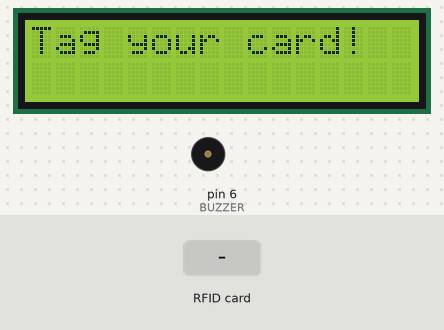
Simulated run of this sketch. Board: Arduino Uno, built with avr-gcc and run on an emulated ATmega328P. On the bench: 16×2 character LCD, buzzer (waves = sounding). The inputs (shaded band) are chosen by the test bench. What the sketch prints to the serial monitor is not drawn.

Above: at 1.3 s.
1.4 s: RFID card 10 52 17 12 31 43 held to the reader
At 2.6 s:
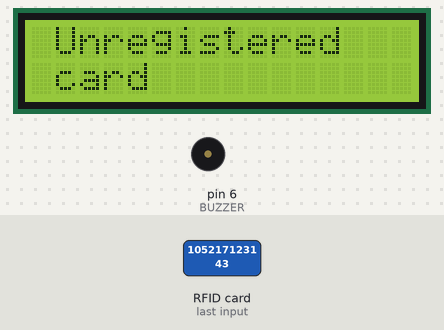
4.4 s: RFID card 10 52 17 12 31 43 held to the reader
At 5.9 s:
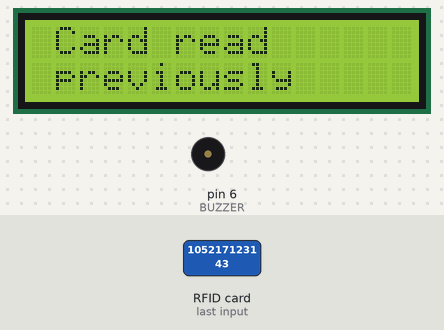
7.4 s: RFID card 10 15 02 46 63 held to the reader
At 10.2 s:
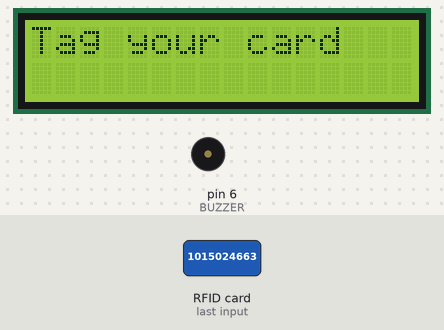
10.4 s: RFID card 5E 7A 19 C4 held to the reader
At 11.8 s:
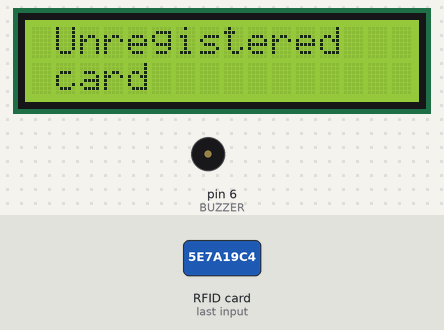
Timing chart, 0 to 13.4 s (numbered marks = the images above; inputs shaded):
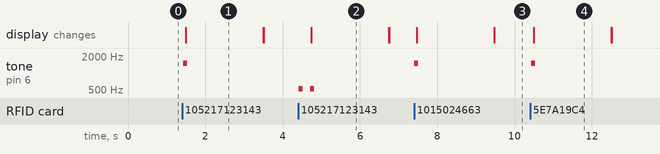

The sketch:

RFID_____________.ino
```cpp
#include <SPI.h>
#include <MFRC522.h>
#include <LiquidCrystal_I2C.h>

LiquidCrystal_I2C lcd(0x27, 16, 2);

#define SS_PIN 10 //SPI통신을 위한 SS(chip select)핀 설정
#define RST_PIN 9 //리셋 핀 설정
#define BUZZER 6 //버저가 연결된 핀

MFRC522 rfid(SS_PIN, RST_PIN); // rfid 이름으로 클래스 객체 선언

MFRC522::MIFARE_Key key;

byte nuidPICC[4];//카드 ID들을 저장(비교)하기 위한 배열(변수)선언

void setup() {
  Serial.begin(9600);
  SPI.begin(); // Init SPI bus
  rfid.PCD_Init(); // Init MFRC522
  pinMode(BUZZER, OUTPUT); //버저 핀 설정

  lcd.init();
  lcd.backlight();
  lcd.clear();
  lcd.setCursor(1,0);
  lcd.print("Hello, world!");

  for (byte i = 0; i < 6; i++) { //ID값 초기화
    key.keyByte[i] = 0xFF;
  }

  //plx-daq명령어
  Serial.println("CLEARDATA");
  Serial.println("LABEL, time, studentID, major, name");

}


void loop() {
  lcd.setCursor(0,0);
  lcd.print("Tag your card");

  // 새 카드 접촉이 있을 때만 다음 단계로 넘어감
  if ( ! rfid.PICC_IsNewCardPresent())
    return;

  // 카드 읽힘이 제대로 되면 다음으로 넘어감
  if ( ! rfid.PICC_ReadCardSerial())
    return;

  //현재 접촉되는 카드 타입을 읽어와 모니터에 표시
  Serial.print(F("PICC type: "));
  MFRC522::PICC_Type piccType = rfid.PICC_GetType(rfid.uid.sak);
  Serial.println(rfid.PICC_GetTypeName(piccType));

  // MIFARE 방식의 카드인지 확인
  if (piccType != MFRC522::PICC_TYPE_MIFARE_MINI &&
    piccType != MFRC522::PICC_TYPE_MIFARE_1K &&
    piccType != MFRC522::PICC_TYPE_MIFARE_4K) {
    Serial.println(F("Your tag is not of type MIFARE Classic."));
    return;
  }

  // 새 카드가 인식된 경우
  if (rfid.uid.uidByte[0] != nuidPICC[0] ||
    rfid.uid.uidByte[1] != nuidPICC[1] ||
    rfid.uid.uidByte[2] != nuidPICC[2] ||
    rfid.uid.uidByte[3] != nuidPICC[3] ) {
      Serial.println(F("A new card has been detected."));
      tone(BUZZER, 1500, 100);

      String id;

     // 고유아이디(UID)값을 저장
      for (byte i = 0; i < 4; i++) {
        nuidPICC[i] = rfid.uid.uidByte[i];
        id += String(rfid.uid.uidByte[i]);
      };

      Serial.println("id: " + id);


      // 학생정보
      if(id.compareTo("105217123143")==0)
        printOnExcel("201904005", "ComputerSoftware", "KimSumin");
      else if(id.compareTo("93122138174")==0)
        printOnExcel("201904001", "ComputerSoftware", "Kang Minju");
       else if(id.compareTo("1015024663")==0)
        printOnExcel("201704025", "ComputerSoftware", "Jung Jiwon");
      else{
        Serial.println("등록되지 않은 카드입니다.");
        lcd.clear();
        lcd.setCursor(1,0);
        lcd.print("Unregistered");
        lcd.setCursor(1,1);
        lcd.print("card");
        delay(2000);
        lcd.clear();
      }

  }
  //연속으로 동일한 카드를 접촉하면 다른 처리 없이 '이미 인식된 카드'라는 메세지를 출력
  else {
    Serial.println(F("Card read previously."));

    //에러음 출력
    tone(BUZZER, 523, 100);
    delay(300);
    tone(BUZZER, 523, 100);

    //이미 등록된 카드라고 lcd에 출력
    lcd.clear();
    lcd.setCursor(1,0);
    lcd.print("Card read");
    lcd.setCursor(1,1);
    lcd.print("previously");
    delay(2000);
    lcd.clear();
  }

  // Halt PICC
  rfid.PICC_HaltA();

  // Stop encryption on PCD
  rfid.PCD_StopCrypto1();
}

//엑셀에 출석정보를 등록시키는 명령어를 출력하고 lcd에 환영문구를 띄움
void printOnExcel(String studentID, String major, String sname){
  Serial.print("DATA,TIME,");
  Serial.print(studentID + ",");
  Serial.print(major + ",");
  Serial.println(sname + ",");

  lcd.clear();
  lcd.setCursor(1,0);
  lcd.print("Welcome");
  lcd.setCursor(0,1);
  lcd.print(sname);
  delay(2000);
  lcd.clear();

}
```

Measured:
- after the input at 1.4 s, tone on pin 6 (BUZZER): silent → 1500 Hz at once, → silent 0.10 s later; the display: changes after 0.09 s (image 1)
- after the input at 4.4 s, tone on pin 6 (BUZZER): alternates 523 Hz for 0.10 s and silent for 0.20 s, 4 changes in all, then stays silent, starting at once; the display: changes after 0.34 s (image 2)
- after the input at 7.4 s, tone on pin 6 (BUZZER): silent → 1500 Hz at once, → silent 0.10 s later; the display: first changes after 0.07 s (image 3 shows a later state)
- after the input at 10.4 s, tone on pin 6 (BUZZER): silent → 1500 Hz at once, → silent 0.10 s later; the display: changes after 0.09 s (image 4)
- what the display in image 1 shows lasts 2.0 s, from 1.5 s to 3.5 s
